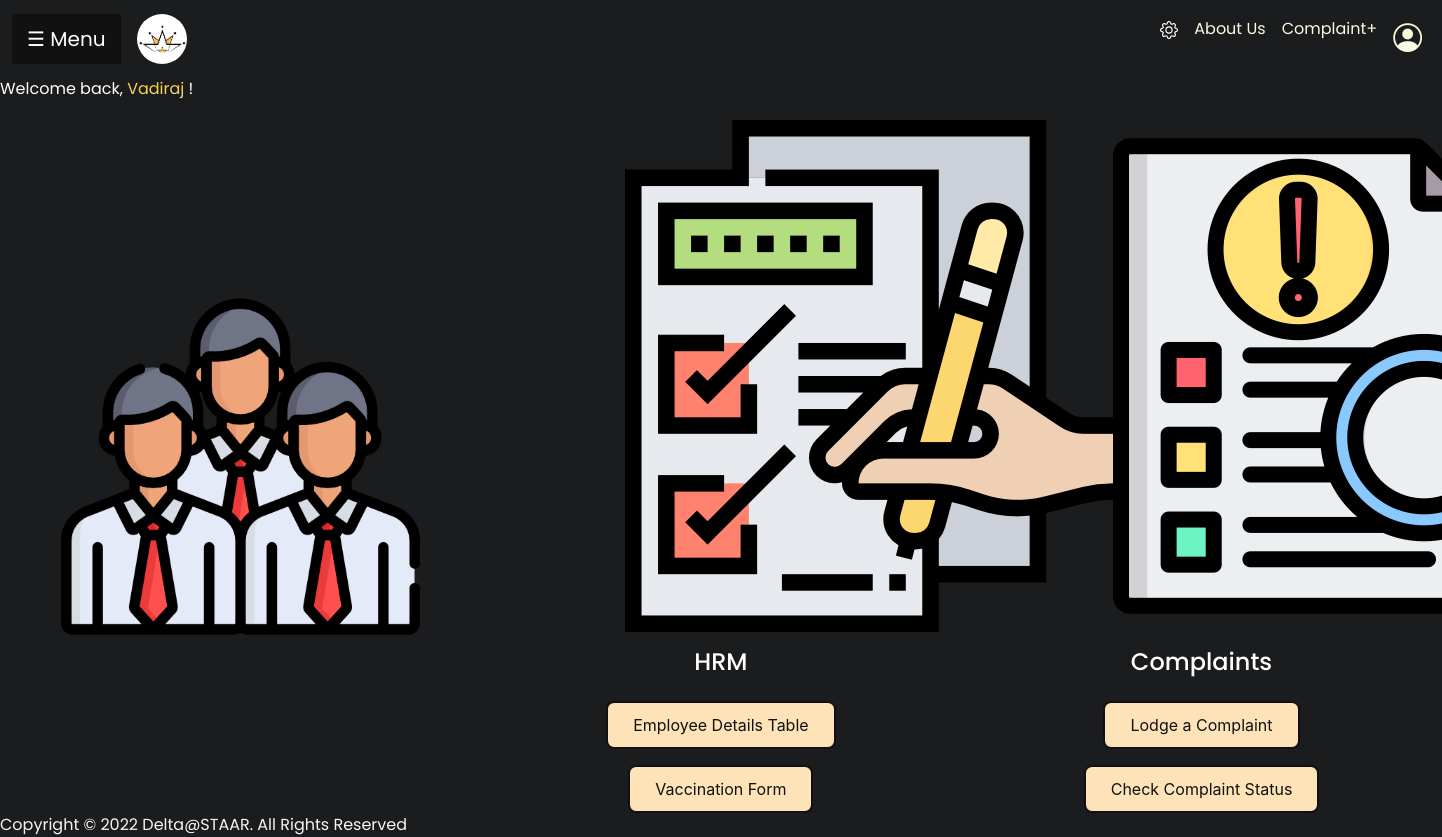
Page /views/dashboard.php (signed in) on the earlier database version.
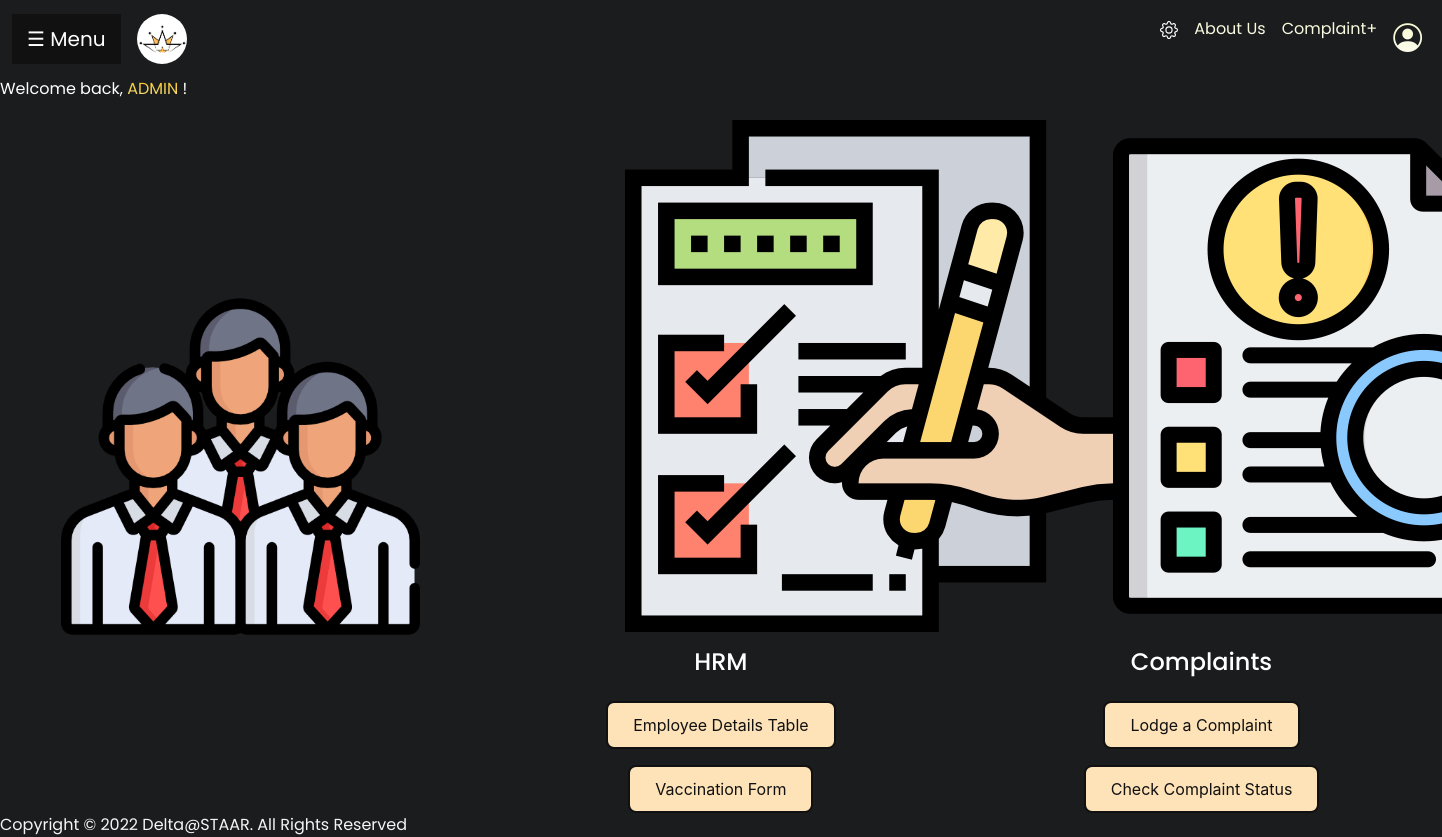
Same page on the later database version.
### tables this page shows
CREATE TABLE `employee` (
  `emp_id` int(11) NOT NULL,
  `emp_code` varchar(10) NOT NULL,
  `fname` varchar(255) NOT NULL,
  `mname` varchar(50) DEFAULT NULL,
  `lname` varchar(50) DEFAULT NULL,
  `designation` int(11) NOT NULL,
  `dob` varchar(15) DEFAULT NULL,
  `contact` varchar(15) NOT NULL,
  `address` varchar(255) NOT NULL,
  `state` varchar(20) NOT NULL,
  `country` varchar(20) NOT NULL,
  `pincode` varchar(11) NOT NULL,
  `email` varchar(255) NOT NULL,
  `department` int(11) NOT NULL,
  `blood_group` varchar(4) DEFAULT NULL,
  `joining_date` varchar(15) DEFAULT NULL,
  `aadhaar_number` varchar(16) DEFAULT NULL,
  `salary` float DEFAULT NULL,
  `room_id` int(11) DEFAULT NULL,
  `role` int(11) DEFAULT NULL
);

### views/dashboard.php (the view, shortened to what this page needs)
<?php
require "../controllers/includes/common.php";
$emp = mysqli_query($conn, "select * from employee where emp_id='{$_SESSION['emp_id']}'");
$emp_details = mysqli_fetch_array($emp);
$isSuperadmin = 0;
?>
<!DOCTYPE html>
<html>
<head>
    <link rel="stylesheet" href="https://cdn.jsdelivr.net/npm/bootstrap-icons@1.10.3/font/bootstrap-icons.css">
    <link href="https://cdn.jsdelivr.net/npm/bootstrap@5.2.3/dist/css/bootstrap.min.css" rel="stylesheet"
>
    <link rel="stylesheet" href="https://unpkg.com/tachyons@4.12.0/css/tachyons.min.css" />
    <link rel="stylesheet" href="../css/sidebar.css">
    <link rel="stylesheet" href="../css/technician.css">
    <link rel="stylesheet" href="../css/securityDashboard.css">
    <link rel="stylesheet" href="../css/employeeDashboard.css">
    <link rel="stylesheet" href="../css/style1.css">
    <link rel="stylesheet" href="../css/overlay.css">
</head>
<body class="bgcolor">
    <?php
    include '../controllers/includes/sidebar.php';
    ?>
    <div id="main">
        <?php
        include '../controllers/includes/navbar.php';
        ?>
        <div class="tc f1 lh-title txt7">
            Welcome back,
            <span class="spr">
                <?php
                $nameParts = explode(" ", $emp_details['fname']);
                echo $nameParts[0]
                ?>
            </span>!
        </div>
        <?php
        if ($isSuperadmin)
            include '../controllers/includes/superadmin.php';
        else if ($isTechnician)
            include '../controllers/includes/technician.php';
        else if ($isSecurity)
            include '../controllers/includes/employee.php';
        else
            include '../controllers/includes/employee.php';
        ?>
        <footer class="tc f3 lh-copy mt4">Copyright &copy; 2022 Delta@STAAR. All Rights Reserved</footer>
    </div>
</body>
</html>

Differences in the rows shown:
changed employee: fname "Vadiraj" → "ADMIN"
